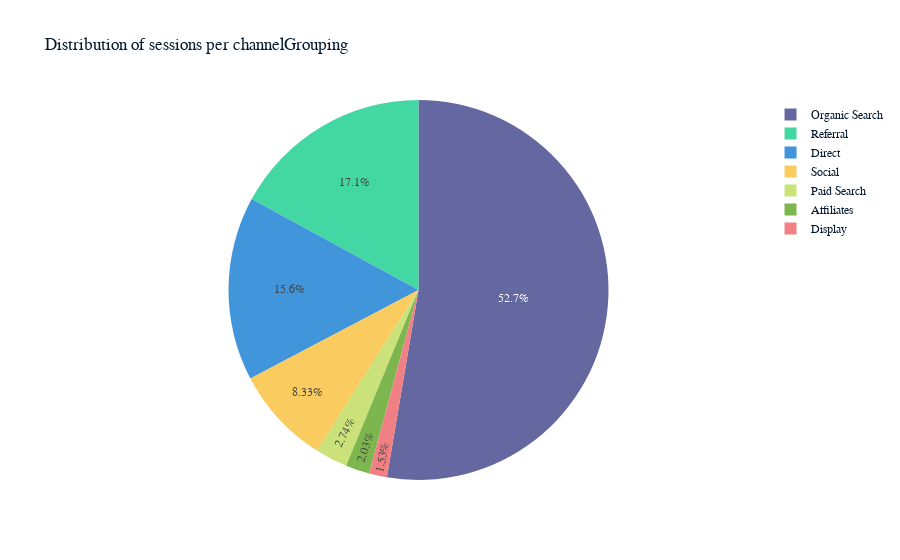

The notebook cell saved with this chart:
### Code cell
#Number of sessions per channel group
plot_sessions_per_group(ga_df,'channelGrouping','pie')

### Figure 1 — Plotly figure (JSON) as saved in the notebook; plotly's stock layout.template omitted (floating-point values rounded to 4 significant figures)
{"data": [{"domain": {"x": [0, 1], "y": [0, 1]}, "hovertemplate": "channelGrouping=%{label}<br>sessions=%{value}<extra></extra>", "labels": ["Display", "Affiliates", "Paid Search", "Social", "Direct", "Referral", "Organic Search"], "legendgroup": "", "name": "", "showlegend": true, "values": [39, 52, 70, 213, 400, 436, 1346], "type": "pie"}], "layout": {"legend": {"tracegroupgap": 0}, "title": {"text": "Distribution of sessions per channelGrouping"}}}
